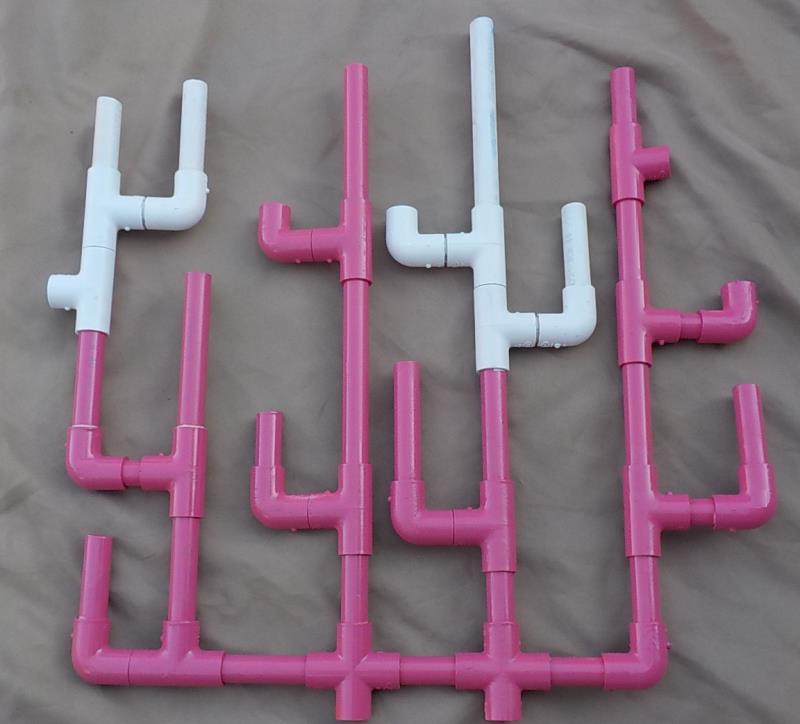
#> input picture Testing/Coral Health Testing/old_reef_square.jpg, 800 x 724 px
$ python coralHealth.py
#> lines starting #> are read from the running program, lines starting #| are printed output that depends on the picture; after the words box and inside, x2 and y2 are one past the last pixel; in counts of white or black regions, pixels touching at a corner belong together
#> further down, coral_reference is the input picture: shape (724, 800, 3); mean B, G, R 125.8, 113.2, 132.9
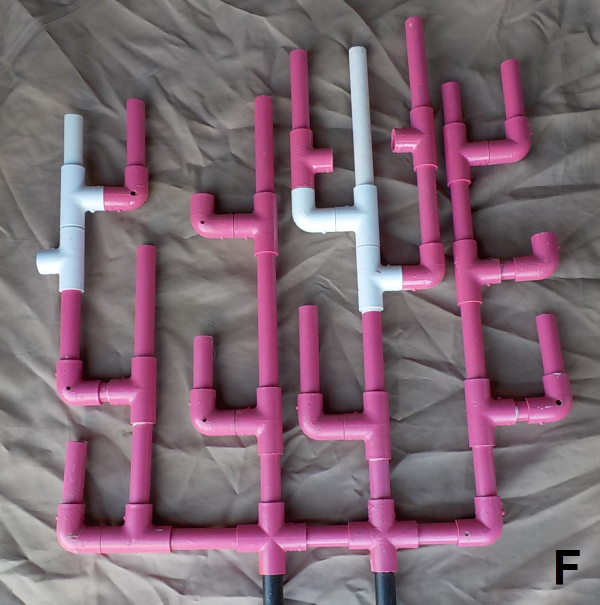
#> input picture Testing/Coral Health Testing/Coral Colony F.png, 1200 x 1209 px (shown at 1/2 size)
'''
One of the challenges in the MATE 2020 Game was to compare two images of a coral reef and detect the health
This script handles aligning them, calculating areas of change, and generating a visual output
It does NOT check to make sure that there are the correct number or type of changes in the coral reef
'''

# Import necessary libraries
import cv2
import numpy as np

def overlay_image_alpha(img, img_overlay, pos, alpha_mask):
    '''
    Overlay one image ontop of another given an imput transparency mask

    Arguments:
        img: The base image
        img_overlay: The image to overlay (should be smaller than img)
        pos: the location of to overlay img_overlay
        alpha_mask: the alpha of the overlay images

    Returns:
        The new image with the overlay appled
    '''
    img = img.copy()

    x, y = pos

    # Image ranges
    y1, y2 = max(0, y), min(img.shape[0], y + img_overlay.shape[0])
    x1, x2 = max(0, x), min(img.shape[1], x + img_overlay.shape[1])

    # Overlay ranges
    y1o, y2o = max(0, -y), min(img_overlay.shape[0], img.shape[0] - y)
    x1o, x2o = max(0, -x), min(img_overlay.shape[1], img.shape[1] - x)

    # Exit if nothing to do
    if y1 >= y2 or x1 >= x2 or y1o >= y2o or x1o >= x2o:
        raise Exception("The image to overlay is larger than the image it is being overlayed on")

    channels = img.shape[2]

    alpha = alpha_mask # This allows alpha_mask to be a full image [y1o:y2o, x1o:x2o]
    alpha_inv = 1.0 - alpha

    for c in range(channels):
        img[y1:y2, x1:x2, c] = (alpha * img_overlay[y1o:y2o, x1o:x2o, c] +
                                alpha_inv * img[y1:y2, x1:x2, c])
    return img

# [48 lines left out: function alignImagesORB, not called in this run]

def alignImagesECC(reference, toAlign, toAlignMask):
    '''
    Aligns two images using ECC

    Arguments:
        reference: The reference image to align to
        toAlign: The image that is being aligned
        toAlignMask: A mask for toAlign to specifiy what parts of it should be used in alignment calculations

    Returns:
        An image with the matched features marked
        A homography matrix that can be used to align the images
    '''
    # Convert images to grayscale
    im1Gray = cv2.cvtColor(toAlign, cv2.COLOR_BGR2GRAY)
    im2Gray = cv2.cvtColor(reference, cv2.COLOR_BGR2GRAY)

    warp_mode = cv2.MOTION_HOMOGRAPHY
    warp_matrix = np.eye(3, 3, dtype=np.float32)
    criteria = (cv2.TERM_CRITERIA_EPS | cv2.TERM_CRITERIA_COUNT, num_iterations, termination_eps)

    (cc, h) = cv2.findTransformECC(im1Gray, im2Gray, warp_matrix, warp_mode, criteria, toAlignMask)

    return im2Gray, h

def HSVThreshold(img, lower, upper):
    '''
    Applies a HSV threshold to a BGR image

    Arguments:
        img: The image to threshold
        lower: The lower HSV bound
        upper: The upper HSV bound

    Returns:
        The thresholded image in the form of a mask
    '''
#> called with lower = (73, 0, 193), upper = (112, 98, 255)
    hsv = cv2.cvtColor(img, cv2.COLOR_BGR2HSV)
#> hsv: shape (724, 800, 3); mean H, S, V 111.7, 47.3, 127
    mask = cv2.inRange(hsv, lower, upper)
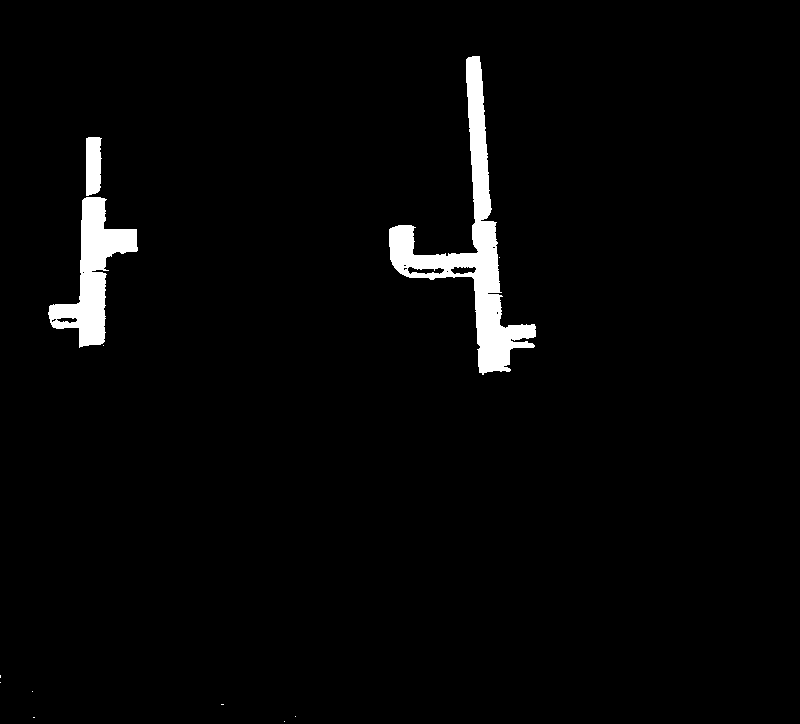
#> mask: shape (724, 800); 2.7% white; 12 white regions (9 under 20 px), largest, box (x1, y1, x2, y2) and area: (389, 56, 536, 375) 9465, (48, 197, 138, 348) 5093, (86, 137, 102, 196) 843
    return mask

# [15 lines left out: function smoothImage, not called in this run]

def findCoralHealth(coral_reference, coral_to_align, alignmentAlgorithm="ORB"):
    '''
    Finds the change health of a coral reef by comparing two images of it

    Arguments:
        coral_reference: The reference image of the coral reef (This will be provided by MATE)
        coral_to_align: The target image to compare against the reference (This will likely come from our camera)
        alignmentAlgorithm: The algorithm to use to align the reference and target images. Valid values are "ORB" and "ECC"

    Returns:
        A dictionary containing several images:
            backgroundMask: The target image with the background removed (used to evaluate the background removal)
            features: A mapping of image alignment features between the reference and target images (used to evaluate image alignment)
            alignment: The reference image overlayed with the aligned target image (used to evaluate alignment)
            subtraction: The change in color between the reference and target images (used to evaluate detection of areas of change)
            final: The target image with all areas of change marked in their respective colors
    '''


    outImages = {
        "backgroundMask": None,
        "features": None,
        "alignment": None,
        "subtraction": None,
        "final": None
    }

    # Generate a background mask for the coral to be aligned
    #  * The coral reef has two colors, pink (healthy) and white (bleached), so two separate masks are combined for greater accuracy
    coral_to_align_mask = (HSVThreshold(coral_to_align, background_mask["bleached"]["lower"], background_mask["bleached"]["upper"]) +
                       HSVThreshold(coral_to_align, background_mask["healthy"]["lower"], background_mask["healthy"]["upper"]))
#> in HSVThreshold (call 2), `mask = cv2.inRange(hsv, lower, upper)`: mask: shape (724, 800); 20.6% white; 19 white regions (15 under 20 px), largest, box (x1, y1, x2, y2) and area: (72, 70, 765, 690) 100135, (521, 19, 594, 350) 9835, (385, 58, 445, 227) 5005, (138, 117, 198, 255) 4084
#> coral_to_align_mask: shape (724, 800); 23.2% white; 29 white regions (24 under 20 px), largest, box (x1, y1, x2, y2) and area: (72, 70, 765, 690) 100135, (385, 19, 594, 375) 24305, (48, 197, 138, 348) 5093, (138, 117, 198, 255) 4084, (86, 137, 102, 196) 843

    # Smooth the mask
    coral_to_align_mask = cv2.erode(coral_to_align_mask, kernel, 1)
#> coral_to_align_mask: shape (724, 800); 13.8% white; 18 white regions, largest, box (x1, y1, x2, y2) and area: (401, 75, 741, 681) 27750, (97, 234, 407, 685) 17923, (78, 297, 204, 598) 7517
    coral_to_align_mask = cv2.dilate(coral_to_align_mask, kernel, 10)
#> coral_to_align_mask: shape (724, 800); 22.4% white; 11 white regions, largest, box (x1, y1, x2, y2) and area: (74, 71, 745, 689) 86082, (386, 59, 535, 372) 11008, (522, 20, 594, 343) 9294
    coral_to_align_mask = cv2.dilate(coral_to_align_mask, kernel, 1)
#> coral_to_align_mask: shape (724, 800); 30.4% white; 1 white region, box (x1, y1, x2, y2) and area: (45, 16, 767, 693) 176064

    # Apply the mask
    coral_to_align_masked = cv2.bitwise_and(coral_to_align, coral_to_align, mask=coral_to_align_mask)
    outImages["backgroundMask"] = coral_to_align_masked

    # Calculate homography for the reference and target images
    #  * Homography is calculated using the unmasked image, but a mask is passed in to limit feature locations
    if alignmentAlgorithm == "ORB":
        coral_matches, h = alignImagesORB(coral_reference, coral_to_align, coral_to_align_mask)
    elif alignmentAlgorithm == "ECC":
        coral_matches, h = alignImagesECC(coral_reference, coral_to_align, coral_to_align_mask)
#> in alignImagesECC, `im2Gray = cv2.cvtColor(reference, cv2.COLOR_BGR2GRAY)`:
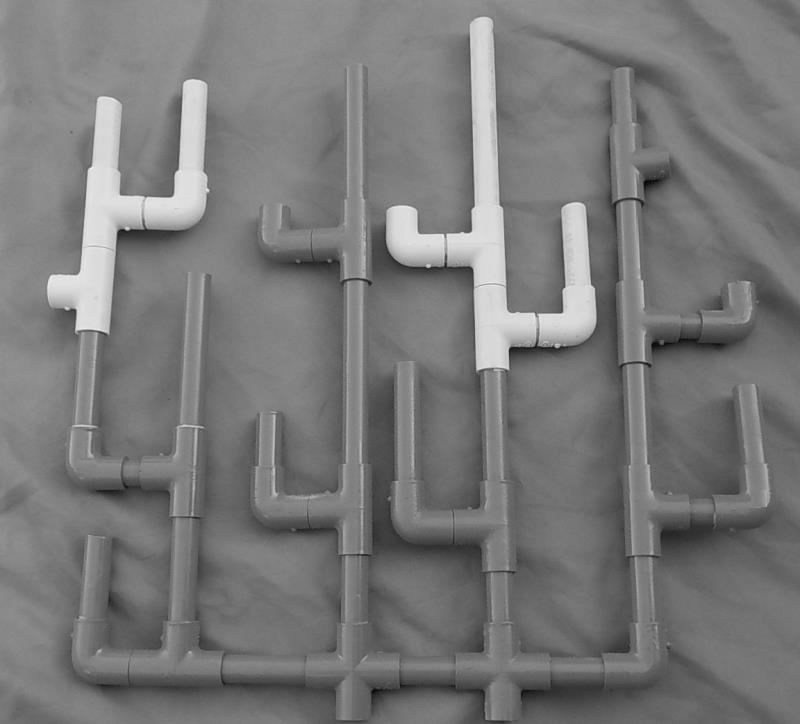
#> im2Gray: shape (724, 800); min 9, max 241, mean 120.5
#> in alignImagesECC, `(cc, h) = cv2.findTransformECC(im1Gray, im2Gray, warp_matrix, warp_mod..`: cc = 0.559; h = [[0.948, -0.00441, 9.95], [-0.0126, 1.09, -52.3], [-9.29e-05, 1.64e-05, 1]]
    outImages["features"] = coral_matches

    # Apply homography
    #  * The homography is applied to both the image with and without the mask
    #  * The image with the mask is used in subtraction to calculate differences
    #  * The image without the mask is the image that the rectangles are drawn on
    coral_aligned_mask = cv2.warpPerspective(coral_to_align_masked, h, (coral_reference.shape[1], coral_reference.shape[0]), flags=cv2.INTER_LINEAR)
    coral_aligned = cv2.warpPerspective(coral_to_align, h, (coral_reference.shape[1], coral_reference.shape[0]), flags=cv2.INTER_LINEAR)

    # Overlay the aligned and masked image on the reference image to check alignment
    outImages["alignment"] = overlay_image_alpha(coral_reference, coral_aligned_mask[:, :, 0:3], (0, 0), 0.5)
#> after the loop in overlay_image_alpha, `for c in range(channels):`:
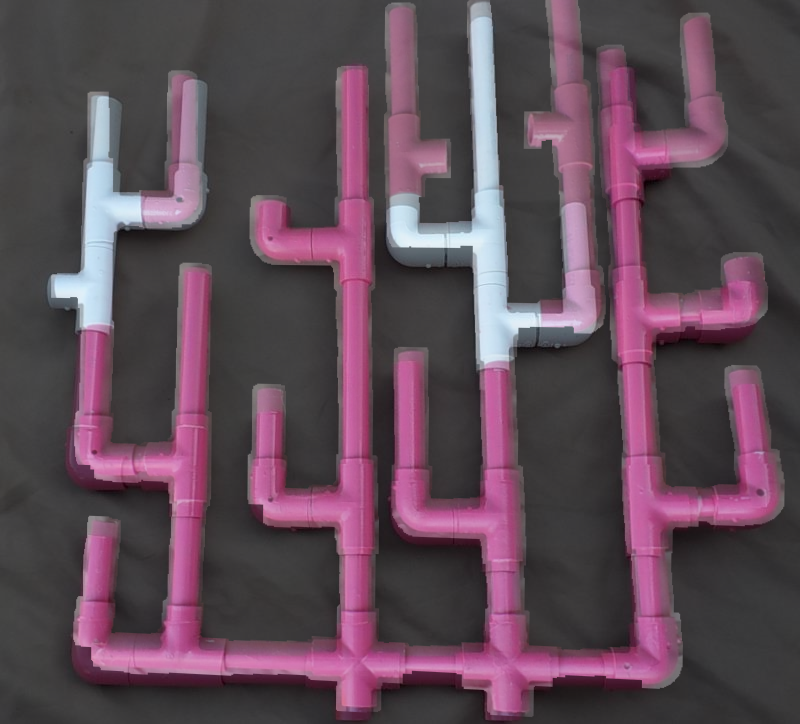
#> img: shape (724, 800, 3); mean B, G, R 85.6, 73, 94

    # Subtract the two images to find differences in the coral
    #  * The images are converted to float16 from uint8 so they can represent negative numbers
    #    They need to be converted back before they can be used in opencv
    coral_subtracted = cv2.GaussianBlur(coral_reference, blurKSize, blurAmmount).astype("float16") - cv2.GaussianBlur(coral_aligned_mask, blurKSize, blurAmmount).astype("float16")

    # In order to be able to work with negative numbers, a constant, 64, is added to everything
    #  * This affects the color filtering, so if the constant is adjusted, the filters will need be re-tuned
    #  * Finally the image is clipped within range and converted back to uint8
    coral_subtracted = np.clip(np.abs(coral_subtracted+64), 0, 255).astype("uint8")
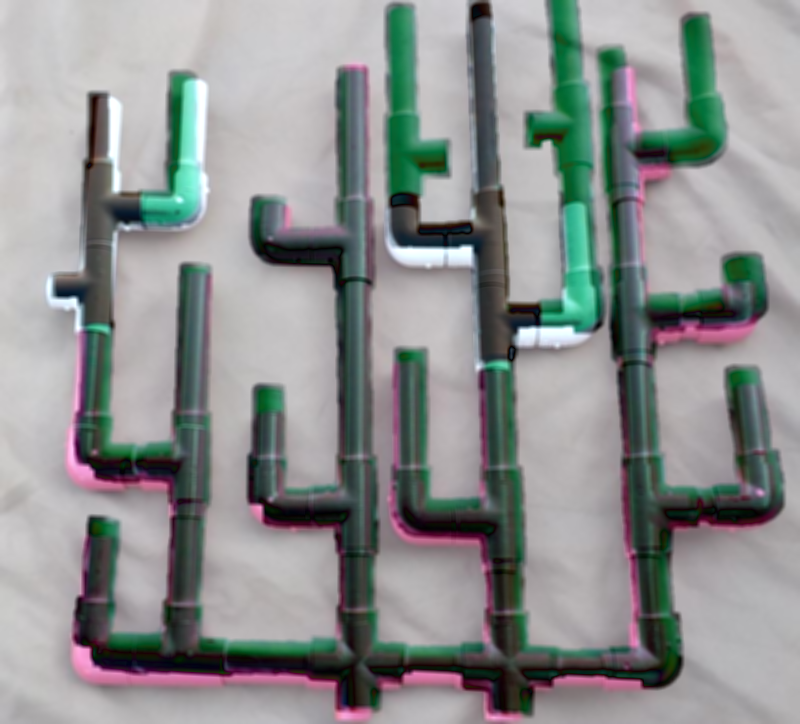
#> coral_subtracted: shape (724, 800, 3); mean B, G, R 144.2, 144.6, 141.7
    outImages["subtraction"] = coral_subtracted


    # Mark Changes on the reef
    #  * This is done by looping through each of the 4 kinds of change
    #    Applying the corresponding color filter, and looking for large contours
    for key in changes:
        # Each type of change will have at least one color filter
        mask = HSVThreshold(coral_subtracted, changes[key]["filters"][0]["lower"], changes[key]["filters"][0]["upper"])

        # Because red's hue is ~0 and ~180, some types of change will have more than one filter
        #  * This loops through any additional filters and adds them
        if len(changes[key]["filters"]) > 1:
            for colorFilter in changes[key]["filters"]:
                mask += HSVThreshold(coral_subtracted, colorFilter["lower"], colorFilter["upper"])

        # Smooth the mask
        mask_smooth = cv2.erode(mask, kernel, 1)
        mask_smooth = cv2.dilate(mask_smooth, kernel, 1)
        mask_smooth = cv2.dilate(mask_smooth, kernel, 1)

        # Calculate contours
        contours, hierarchy = cv2.findContours(mask_smooth, cv2.RETR_TREE, cv2.CHAIN_APPROX_SIMPLE)

        # Loop through each contour, filtering out the small ones
        # Draw boxes of the corresponding color
        for contour in contours:
            if cv2.contourArea(contour) > min_countour_area:
                (x,y,w,h) = cv2.boundingRect(contour)
                x -= expand_amount
                y -= expand_amount
                w += expand_amount*2
                h += expand_amount*2
                cv2.rectangle(coral_aligned, (x,y), (x+w,y+h), changes[key]["color"], 2)
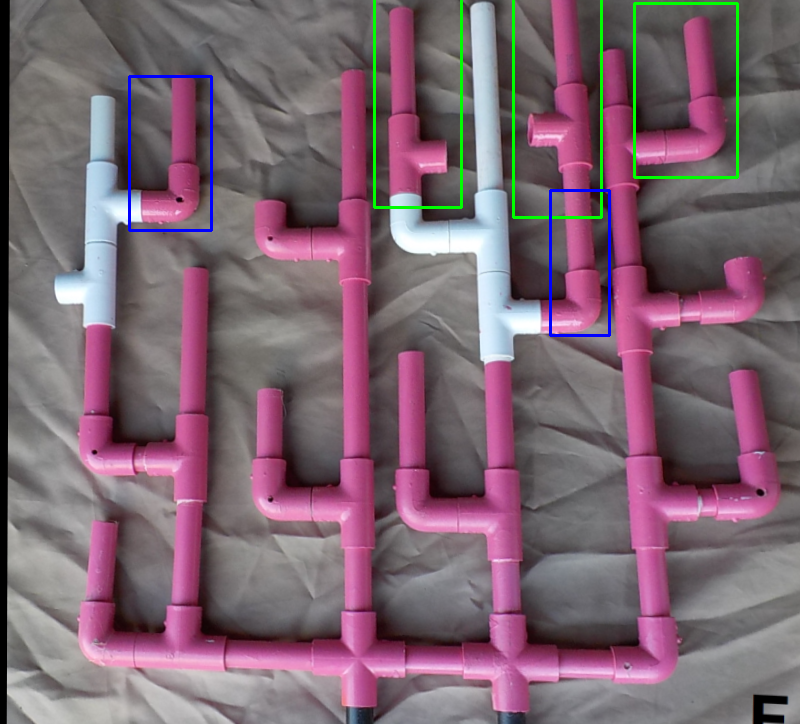
#> coral_aligned: shape (724, 800, 3); mean B, G, R 113.2, 100.7, 124.5
#> mask: shape (724, 800); 0.92% white; 10 white regions (6 under 20 px), largest, box (x1, y1, x2, y2) and area: (543, 203, 595, 323) 2829, (141, 78, 197, 217) 2281, (488, 362, 509, 369) 96, (90, 325, 109, 333) 81
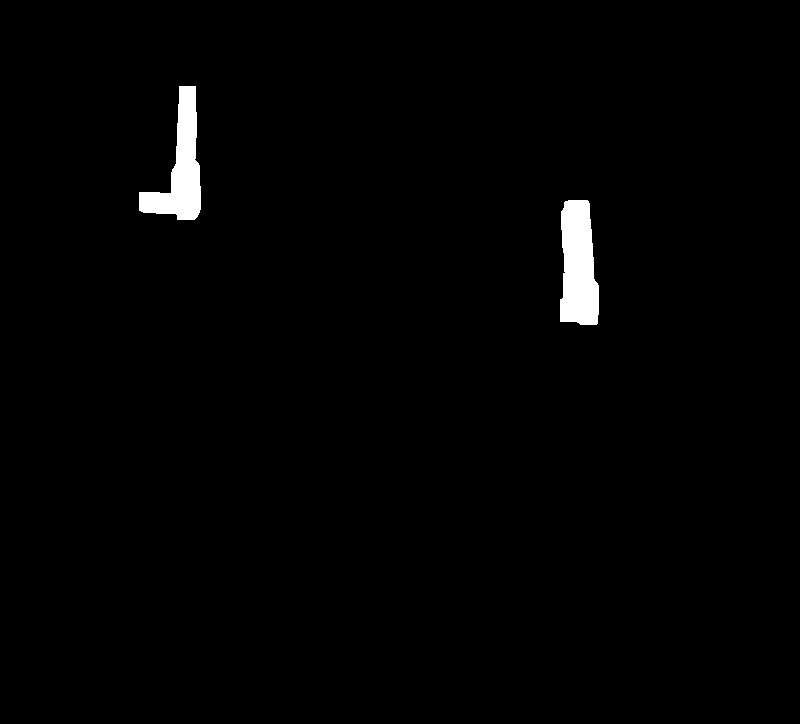
#> mask_smooth: shape (724, 800); 1.3% white; 2 white regions, box (x1, y1, x2, y2) and area: (560, 200, 599, 325) 3973, (139, 86, 201, 220) 3721

    outImages["final"] = coral_aligned
    return outImages

'''
Hyperparamters that have been found to work the best for our scenario
'''

# ORB Image alignment parameters
max_features = 10000
good_match_percent = 0.15

# ECC Image alignment parameters
termination_eps = 1e-5
num_iterations = 100


# Area of change parameters
blurKSize = (5,5)
blurAmmount = 10

min_countour_area = 3000.0

kernel = np.ones((9,9))

expand_amount = 10

background_mask = {
    "bleached": {
        "lower": (73, 0, 193),
        "upper": (112, 98, 255)
    },
    "healthy": {
        "lower": (117, 55, 112),
        "upper": (180, 255, 255)
    }
}

changes =  {
    "death": {
        "filters": [
            {
                "lower": (42, 21, 209),
                "upper": (180, 135, 255)
            }
        ],
        "color": (0, 255, 255)
    },
    "growth": {
        "filters": [
            {
                "lower": (53, 78, 62),
                "upper": (78, 255, 163)
            }
        ],
        "color": (0, 255, 0)
    },
    "bleached": {
        "filters": [
            {
                "lower": (0, 147, 0),
                "upper": (33, 255, 137)
            },
            {
                "lower": (159, 147, 0),
                "upper": (180, 255, 137)
            }
        ],
        "color": (0, 0, 255)
    },
    "healed": {
        "filters": [
            {
                "lower": (66, 101, 163),
                "upper": (115, 255, 255)
            }
        ],
        "color": (255, 0, 0)
    }
}

coral_reference = cv2.imread("old_reef_square.jpg")

coral_to_align = cv2.resize(cv2.imread("Coral Colony F.png"), (coral_reference.shape[1],coral_reference.shape[0]), interpolation=cv2.INTER_AREA)

result = findCoralHealth(coral_reference, coral_to_align, alignmentAlgorithm="ECC")
#> result = 5 items

cv2.imshow("coral_to_align_masked", result["backgroundMask"])
cv2.moveWindow("coral_annotated", 1000,50)
cv2.imshow("matches ", result["features"])
cv2.imshow("aligned", result["alignment"])
cv2.imshow("subtraction", result["subtraction"])

cv2.imshow("coral_annotated", result["final"])
cv2.moveWindow("coral_annotated", 1000,50)

cv2.imshow("coral_reference", coral_reference)
cv2.moveWindow("coral_reference", -500,50)

cv2.waitKey(0)
cv2.destroyAllWindows()
